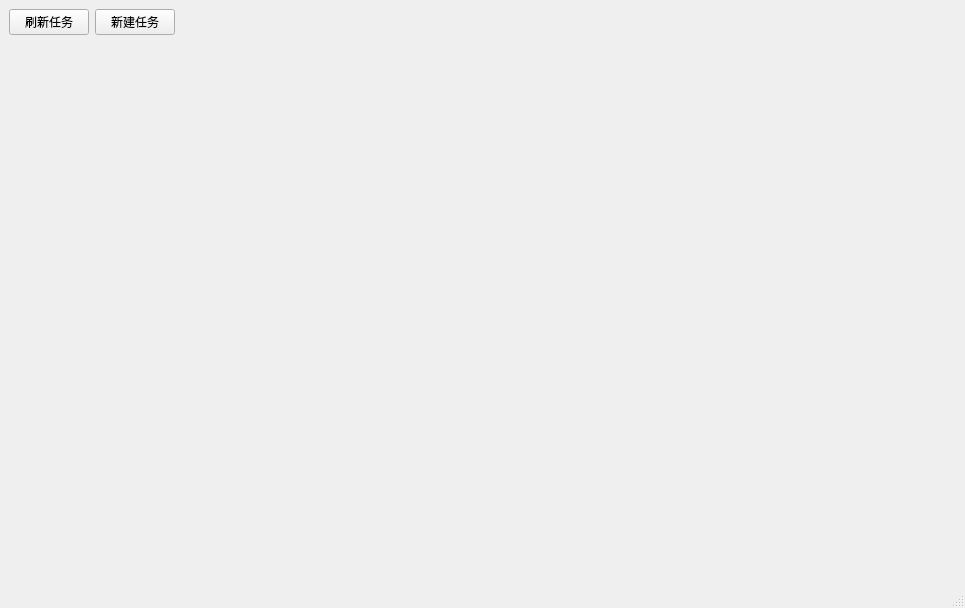
<?xml version="1.0" encoding="UTF-8"?>
<ui version="4.0">
 <class>MainWindowUi</class>
 <widget class="QMainWindow" name="MainWindowUi">
  <property name="geometry">
   <rect>
    <x>0</x>
    <y>0</y>
    <width>965</width>
    <height>608</height>
   </rect>
  </property>
  <property name="windowTitle">
   <string>MainWindow</string>
  </property>
  <property name="unifiedTitleAndToolBarOnMac">
   <bool>false</bool>
  </property>
  <widget class="QWidget" name="centralwidget">
   <layout class="QVBoxLayout" name="verticalLayout" stretch="0,1">
    <item>
     <layout class="QHBoxLayout" name="horizontalLayout">
      <item>
       <widget class="QPushButton" name="pushButton">
        <property name="text">
         <string>刷新任务</string>
        </property>
       </widget>
      </item>
      <item>
       <widget class="QPushButton" name="pushButton_2">
        <property name="text">
         <string>新建任务</string>
        </property>
       </widget>
      </item>
      <item>
       <spacer name="horizontalSpacer">
        <property name="orientation">
         <enum>Qt::Orientation::Horizontal</enum>
        </property>
        <property name="sizeHint" stdset="0">
         <size>
          <width>40</width>
          <height>20</height>
         </size>
        </property>
       </spacer>
      </item>
     </layout>
    </item>
    <item>
     <widget class="QWidget" name="widget" native="true">
      <layout class="QVBoxLayout" name="verticalLayout_2"/>
     </widget>
    </item>
   </layout>
  </widget>
  <widget class="QStatusBar" name="statusbar"/>
 </widget>
 <resources/>
 <connections/>
</ui>
